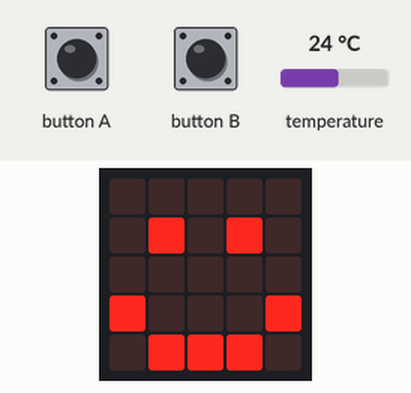
This program was run on a simulated BBC micro:bit running MicroPython. On the bench: the board's 5×5 LED display. Inputs (shaded band) come from the test bench; at power-on: temperature 24 °C.

Above: at 1.2 s.
1.3 s: button A pressed for 0.15 s
At 1.5 s:
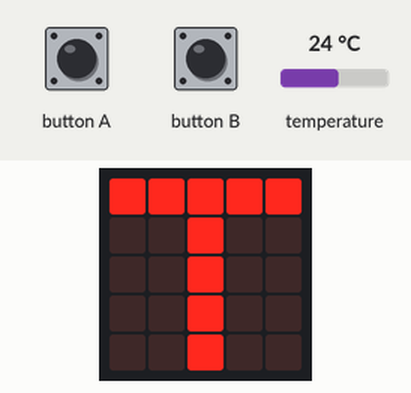
At 2.3 s:
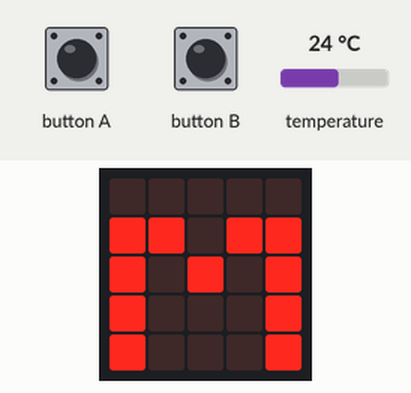
8.0 s: button A pressed for 3.2 s
At 9.94 s:
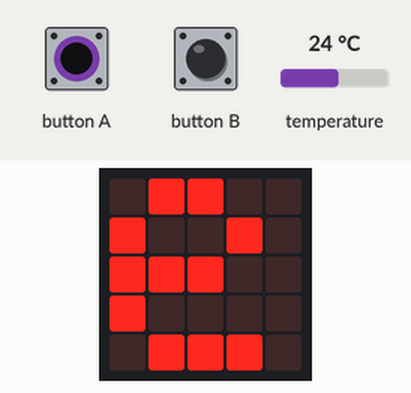
Timing chart, 0 to 11.4 s (numbered marks = the images above; inputs shaded):
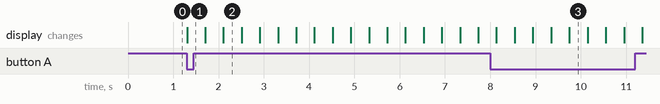

The program:

main.py
```python
"""
Created by: Ernest
Created on: Sep 2023
This module is a Micro:bit MicroPython program
"""


# veriable for processor temperature
microbit_temp = 0


from microbit import *


display.clear()
display.show(Image.HAPPY)


while True:
    if button_a.is_pressed():
        display.clear()
        microbit_temp = temperature()
        display.show("Temperature is " + str(microbit_temp) + "C .")
        display.show(Image.YES)
```

Measured:
- after the input at 1.3 s, the display: changes at once (image 1)
- after the input at 8.0 s, the display: first differs from a run without the input after 1.3 s (image 3 shows a later state)
- what the display in image 2 shows lasts 0.4 s, from 2.1 s to 2.5 s
